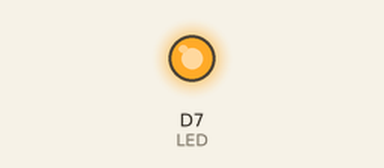
This sketch was run on a simulated ESP8266 (NodeMCU). Shown: output pins drawn as LEDs (lit = HIGH).

Above: at 0.5 s.
At 47.5 s:
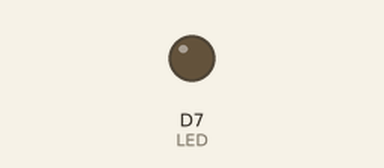
Timing chart, 0 to 56.0 s (numbered marks = the images above):
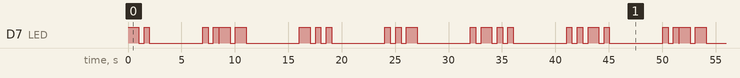

The sketch:

blink.ino
```cpp
int LED = D7;
void setup() {
    pinMode(LED, OUTPUT);
}

void loop() {
    // Letter "N"
    digitalWrite(LED, HIGH);
    delay(1000);
    digitalWrite(LED, LOW);
    delay(500);
    digitalWrite(LED, HIGH);
    delay(500);
    digitalWrite(LED, LOW);
    delay(5000);

    // Letter "i"
    digitalWrite(LED, HIGH);
    delay(500);
    digitalWrite(LED, LOW);
    delay(500);
    digitalWrite(LED, HIGH);
    delay(500);
    digitalWrite(LED, LOW);
    delay(50);

    // Letter "m"
    digitalWrite(LED, HIGH);
    delay(1000);
    digitalWrite(LED, LOW);
    delay(500);
    digitalWrite(LED, HIGH);
    delay(1000);
    digitalWrite(LED, LOW);
    delay(5000);

    // Letter "d"
    digitalWrite(LED, HIGH);
    delay(1000);
    digitalWrite(LED, LOW);
    delay(500);
    digitalWrite(LED, HIGH);
    delay(500);
    digitalWrite(LED, LOW);
    delay(500);
    digitalWrite(LED, HIGH);
    delay(500);
    digitalWrite(LED, LOW);
    delay(5000);

    // Letter "u"
    digitalWrite(LED, HIGH);
    delay(500);
    digitalWrite(LED, LOW);
    delay(500);
    digitalWrite(LED, HIGH);
    delay(500);
    digitalWrite(LED, LOW);
    delay(500);
    digitalWrite(LED, HIGH);
    delay(1000);
    digitalWrite(LED, LOW);
    delay(5000);

    // Letter "l"
    digitalWrite(LED, HIGH);
    delay(500);
    digitalWrite(LED, LOW);
    delay(500);
    digitalWrite(LED, HIGH);
    delay(1000);
    digitalWrite(LED, LOW);
    delay(500);
    digitalWrite(LED, HIGH);
    delay(500);
    digitalWrite(LED, LOW);
    delay(500);
    digitalWrite(LED, HIGH);
    delay(500);
    digitalWrite(LED, LOW);
    delay(5000);

    // Letter "i"
    digitalWrite(LED, HIGH);
    delay(500);
    digitalWrite(LED, LOW);
    delay(500);
    digitalWrite(LED, HIGH);
    delay(500);
    digitalWrite(LED, LOW);
    delay(500);

}
```

Measured:
- by itself, D7 (LED): moves between LOW and HIGH, repeating every 43.1 s
- by itself, everything shown: repeats every 43.1 s, in 36 steps
